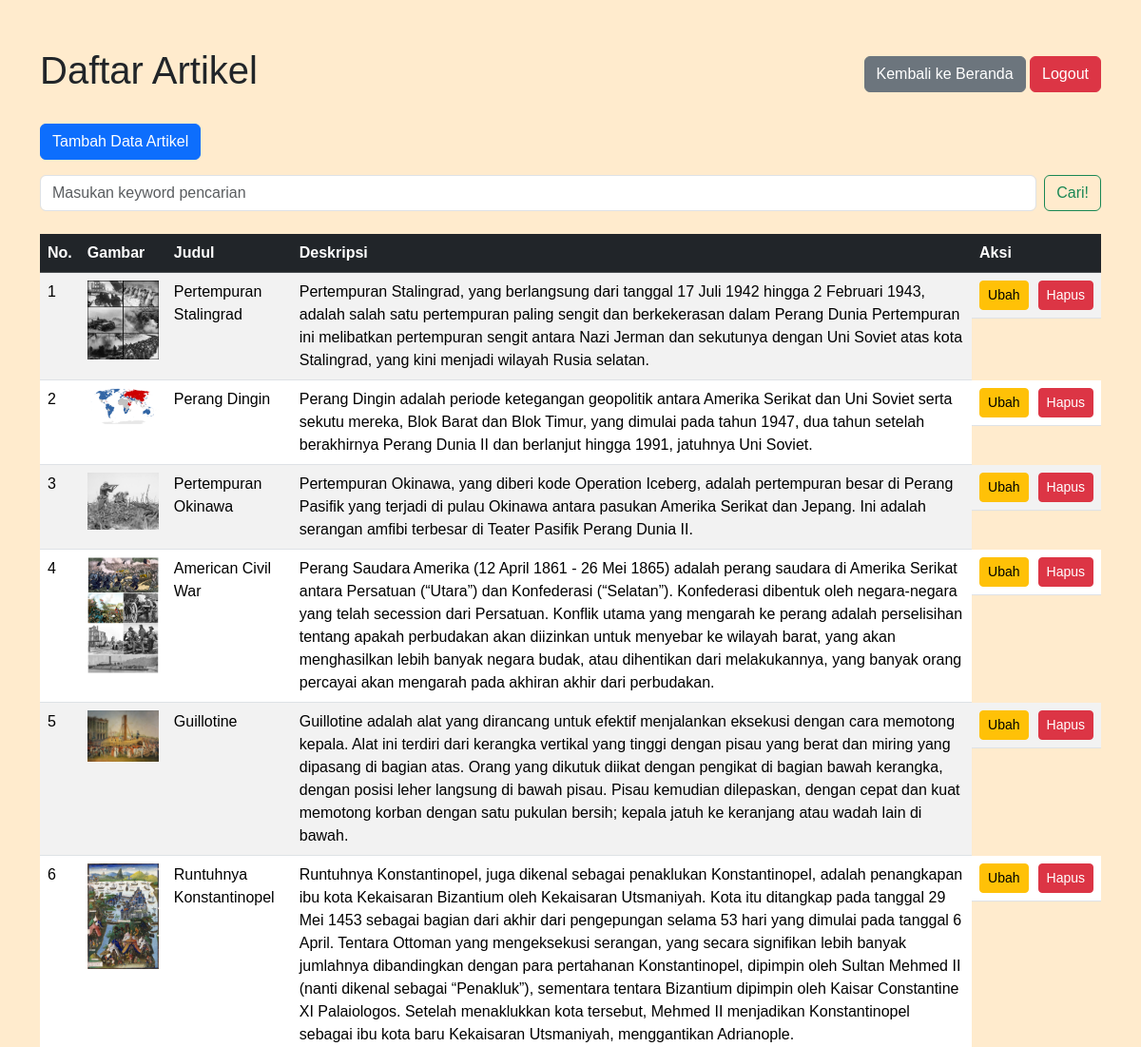
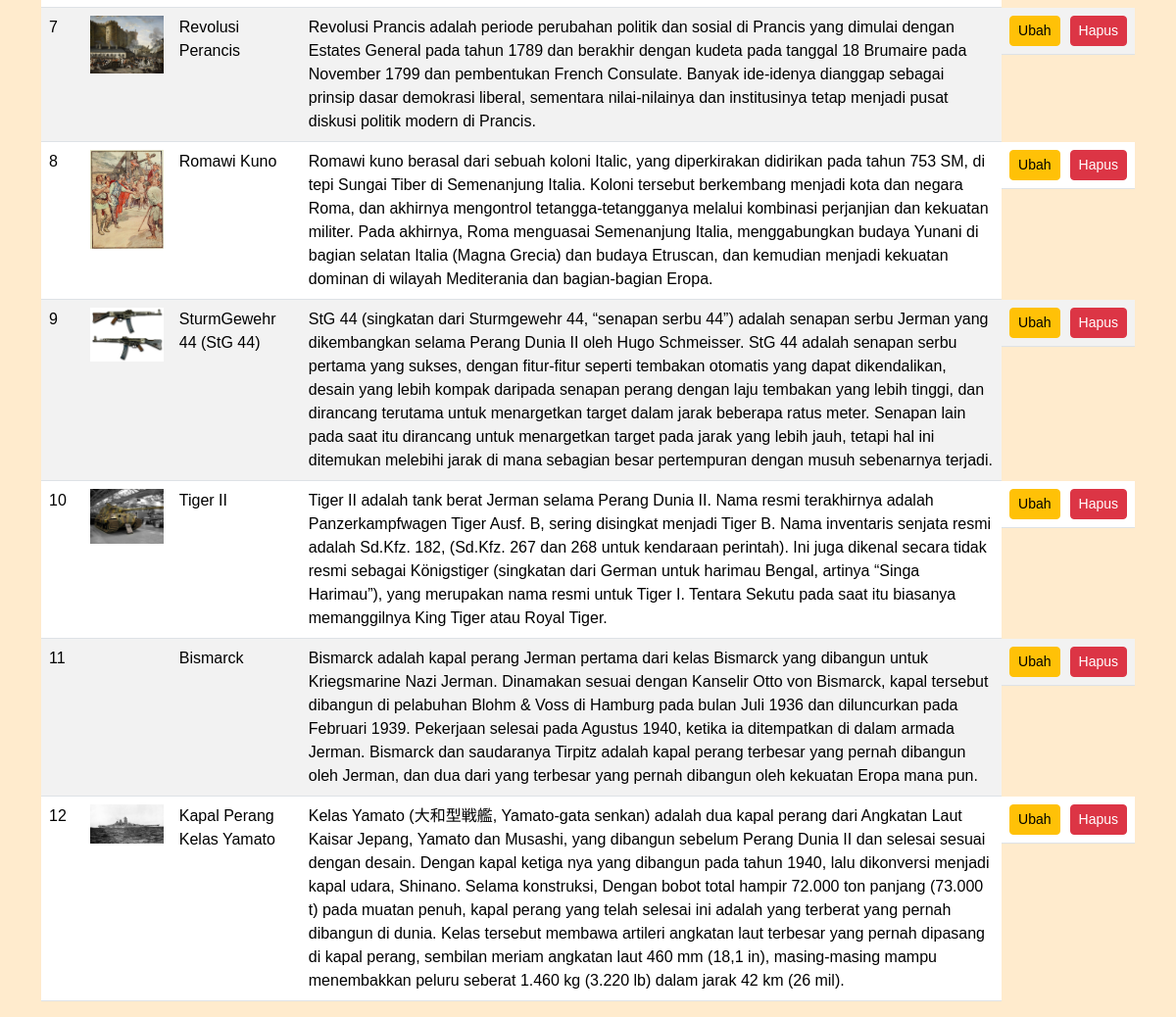
The page /admin.php (signed in) on the database its author committed (2 pictures, top to bottom).
### tables this page shows
CREATE TABLE `fegelein` (
  `id` int NOT NULL,
  `judul` varchar(255) NOT NULL,
  `deskripsi` text NOT NULL,
  `gambar` varchar(255) NOT NULL
);

### functions.php (called while the page is built, shortened)
<?php
$conn = mysqli_connect("localhost", "root", "", "history_n_memes");
function query($query) {
    global $conn;
    $result = mysqli_query($conn, $query);
    $rows = [];
    while( $row = mysqli_fetch_assoc($result) ) {
        $rows[] = $row;
    }
    return $rows;
}
?>

### admin.php (the view, shortened to what this page needs)
<?php
require 'functions.php';
$fegelein = query("SELECT * FROM fegelein");
?>
<!DOCTYPE html>
<html lang="en">
<head>
    <link href="https://cdn.jsdelivr.net/npm/bootstrap@5.3.3/dist/css/bootstrap.min.css" rel="stylesheet"
>
</head>
<body>
    <div class="container">
        <div class="d-flex justify-content-between align-items-center mb-4">
            <h1>Daftar Artikel</h1>
            <div>
                <a href="index.php" class="btn btn-secondary">Kembali ke Beranda</a>
                <a href="logout.php" class="btn btn-danger">Logout</a>
            </div>
        </div>
        <a href="tambah.php" class="btn btn-primary mb-3">Tambah Data Artikel</a>
        <form action="" method="post" class="d-flex mb-4">
            <input class="form-control me-2" type="text" name="keyword" size="40" autofocus placeholder="Masukan keyword pencarian" autocomplete="off">
            <button class="btn btn-outline-success" type="submit" name="cari">Cari!</button>
        </form>
        <table class="table table-striped table-hover">
            <thead class="table-dark">
                <tr>
                    <th>No.</th>
                    <th>Gambar</th>
                    <th>Judul</th>
                    <th>Deskripsi</th>
                    <th>Aksi</th>
                </tr>
            </thead>
            <tbody>
                <?php $i = 1; ?>
                <?php foreach($fegelein as $row) : ?>
                <tr>
                    <td><?= $i; ?></td>
                    <td><img src="assets/img/<?= $row["gambar"]; ?>" alt=""></td>
                    <td><?= $row["judul"] ?></td>
                    <td><?= $row["deskripsi"] ?></td>
                    <td class="actions">
                        <a href="ubah.php?id=<?= $row["id"] ?>" class="btn btn-warning btn-sm">Ubah</a>
                        <a href="hapus.php?id=<?= $row["id"]; ?>" class="btn btn-danger btn-sm" onclick="return confirm('Anda akan menghapus permanen data ini, anda yakin?');">Hapus</a>
                    </td>
                </tr>
                <?php $i++; ?>
                <?php endforeach; ?>
            </tbody>
        </table>
    </div>
</body>
</html>

### admin.php (style rules this page uses)
body { font-family: Arial, sans-serif; background-color: #FFEBCD; }
.container { margin-top: 50px; }
.table img { width: 75px; height: auto; }
.actions { display: flex; gap: 10px; }

### rows shown on the page
fegelein: gambar (picture), judul "Pertempuran Stalingrad", deskripsi "Pertempuran Stalingrad, yang berlangsung dari tanggal 17 Juli 1942 hingga 2 Februari 1943, adalah salah satu pertempuran paling sengit dan berkekerasan dalam Perang Dunia Pertempuran ini melibatkan pertempuran sengit antara Nazi Jerman dan sekutunya dengan Uni Soviet atas kota Stalingrad, yang kini menjadi wilayah Rusia selatan."
fegelein: gambar (picture), judul "Perang Dingin", deskripsi "Perang Dingin adalah periode ketegangan geopolitik antara Amerika Serikat dan Uni Soviet serta sekutu mereka, Blok Barat dan Blok Timur, yang dimulai pada tahun 1947, dua tahun setelah berakhirnya Perang Dunia II dan berlanjut hingga 1991, jatuhnya Uni Soviet."
fegelein: gambar (picture), judul "Pertempuran Okinawa", deskripsi "Pertempuran Okinawa, yang diberi kode Operation Iceberg, adalah pertempuran besar di Perang Pasifik yang terjadi di pulau Okinawa antara pasukan Amerika Serikat dan Jepang. Ini adalah serangan amfibi terbesar di Teater Pasifik Perang Dunia II."
fegelein: gambar (picture), judul "American Civil War", deskripsi "Perang Saudara Amerika (12 April 1861 - 26 Mei 1865) adalah perang saudara di Amerika Serikat antara Persatuan (“Utara”) dan Konfederasi (“Selatan”). Konfederasi dibentuk oleh negara-negara yang telah secession dari Persatuan. Konflik utama yang mengarah ke perang adalah perselisihan tentang apakah perbudakan akan diizinkan untuk menyebar ke wilayah barat, yang akan menghasilkan lebih banyak negara budak, atau dihentikan dari melakukannya, yang banyak orang percayai akan mengarah pada akhiran akhir dari perbudakan."
fegelein: gambar (picture), judul "Guillotine", deskripsi "Guillotine adalah alat yang dirancang untuk efektif menjalankan eksekusi dengan cara memotong kepala. Alat ini terdiri dari kerangka vertikal yang tinggi dengan pisau yang berat dan miring yang dipasang di bagian atas. Orang yang dikutuk diikat dengan pengikat di bagian bawah kerangka, dengan posisi leher langsung di bawah pisau. Pisau kemudian dilepaskan, dengan cepat dan kuat memotong korban dengan satu pukulan bersih; kepala jatuh ke keranjang atau wadah lain di bawah."
fegelein: gambar (picture), judul "Runtuhnya Konstantinopel", deskripsi "Runtuhnya Konstantinopel, juga dikenal sebagai penaklukan Konstantinopel, adalah penangkapan ibu kota Kekaisaran Bizantium oleh Kekaisaran Utsmaniyah. Kota itu ditangkap pada tanggal 29 Mei 1453 sebagai bagian dari akhir dari pengepungan selama 53 hari yang dimulai pada tanggal 6 April. Tentara Ottoman yang mengeksekusi serangan, yang secara signifikan lebih banyak jumlahnya dibandingkan dengan para pertahanan Konstantinopel, dipimpin oleh Sultan Mehmed II (nanti dikenal sebagai “Penakluk”), sementara tentara Bizantium dipimpin oleh Kaisar Constantine XI Palaiologos. Setelah menaklukkan kota tersebut, Mehmed II menjadikan Konstantinopel sebagai ibu kota baru Kekaisaran Utsmaniyah,…"
fegelein: gambar (picture), judul "Revolusi Perancis", deskripsi "Revolusi Prancis adalah periode perubahan politik dan sosial di Prancis yang dimulai dengan Estates General pada tahun 1789 dan berakhir dengan kudeta pada tanggal 18 Brumaire pada November 1799 dan pembentukan French Consulate. Banyak ide-idenya dianggap sebagai prinsip dasar demokrasi liberal, sementara nilai-nilainya dan institusinya tetap menjadi pusat diskusi politik modern di Prancis."
fegelein: gambar (picture), judul "Romawi Kuno", deskripsi "Romawi kuno berasal dari sebuah koloni Italic, yang diperkirakan didirikan pada tahun 753 SM, di tepi Sungai Tiber di Semenanjung Italia. Koloni tersebut berkembang menjadi kota dan negara Roma, dan akhirnya mengontrol tetangga-tetangganya melalui kombinasi perjanjian dan kekuatan militer. Pada akhirnya, Roma menguasai Semenanjung Italia, menggabungkan budaya Yunani di bagian selatan Italia (Magna Grecia) dan budaya Etruscan, dan kemudian menjadi kekuatan dominan di wilayah Mediterania dan bagian-bagian Eropa."
fegelein: gambar (picture), judul "SturmGewehr 44 (StG 44)", deskripsi "StG 44 (singkatan dari Sturmgewehr 44, “senapan serbu 44”) adalah senapan serbu Jerman yang dikembangkan selama Perang Dunia II oleh Hugo Schmeisser. StG 44 adalah senapan serbu pertama yang sukses, dengan fitur-fitur seperti tembakan otomatis yang dapat dikendalikan, desain yang lebih kompak daripada senapan perang dengan laju tembakan yang lebih tinggi, dan dirancang terutama untuk menargetkan target dalam jarak beberapa ratus meter. Senapan lain pada saat itu dirancang untuk menargetkan target pada jarak yang lebih jauh, tetapi hal ini ditemukan melebihi jarak di mana sebagian besar pertempuran dengan musuh sebenarnya terjadi."
fegelein: gambar (picture), judul "Tiger II", deskripsi "Tiger II adalah tank berat Jerman selama Perang Dunia II. Nama resmi terakhirnya adalah Panzerkampfwagen Tiger Ausf. B, sering disingkat menjadi Tiger B. Nama inventaris senjata resmi adalah Sd.Kfz. 182, (Sd.Kfz. 267 dan 268 untuk kendaraan perintah). Ini juga dikenal secara tidak resmi sebagai Königstiger (singkatan dari German untuk harimau Bengal, artinya “Singa Harimau”), yang merupakan nama resmi untuk Tiger I. Tentara Sekutu pada saat itu biasanya memanggilnya King Tiger atau Royal Tiger."
fegelein: judul "Bismarck", deskripsi "Bismarck adalah kapal perang Jerman pertama dari kelas Bismarck yang dibangun untuk Kriegsmarine Nazi Jerman. Dinamakan sesuai dengan Kanselir Otto von Bismarck, kapal tersebut dibangun di pelabuhan Blohm & Voss di Hamburg pada bulan Juli 1936 dan diluncurkan pada Februari 1939. Pekerjaan selesai pada Agustus 1940, ketika ia ditempatkan di dalam armada Jerman. Bismarck dan saudaranya Tirpitz adalah kapal perang terbesar yang pernah dibangun oleh Jerman, dan dua dari yang terbesar yang pernah dibangun oleh kekuatan Eropa mana pun."
fegelein: gambar (picture), judul "Kapal Perang Kelas Yamato", deskripsi "Kelas Yamato (大和型戦艦, Yamato-gata senkan) adalah dua kapal perang dari Angkatan Laut Kaisar Jepang, Yamato dan Musashi, yang dibangun sebelum Perang Dunia II dan selesai sesuai dengan desain. Dengan kapal ketiga nya yang dibangun pada tahun 1940, lalu dikonversi menjadi kapal udara, Shinano. Selama konstruksi, Dengan bobot total hampir 72.000 ton panjang (73.000 t) pada muatan penuh, kapal perang yang telah selesai ini adalah yang terberat yang pernah dibangun di dunia. Kelas tersebut membawa artileri angkatan laut terbesar yang pernah dipasang di kapal perang, sembilan meriam angkatan laut 460 mm (18,1 in), masing-masing mampu menembakkan peluru seberat 1.460 kg (3.220 lb) dalam jarak 42 km…"
